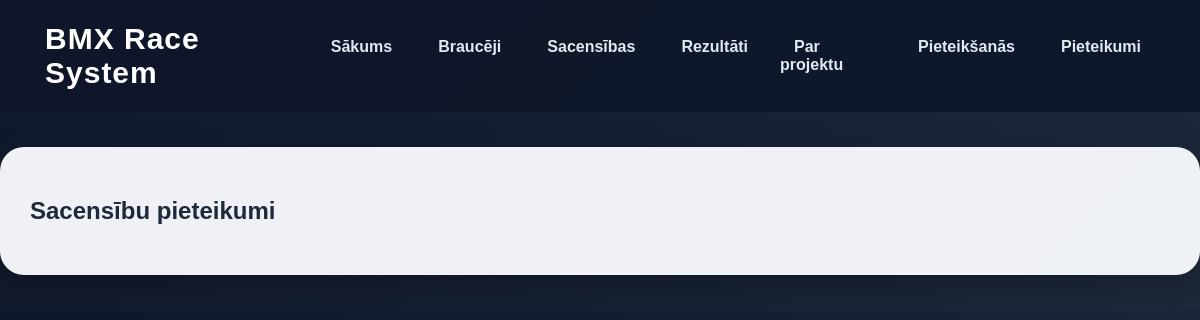
Before: /registrations with the older database file.
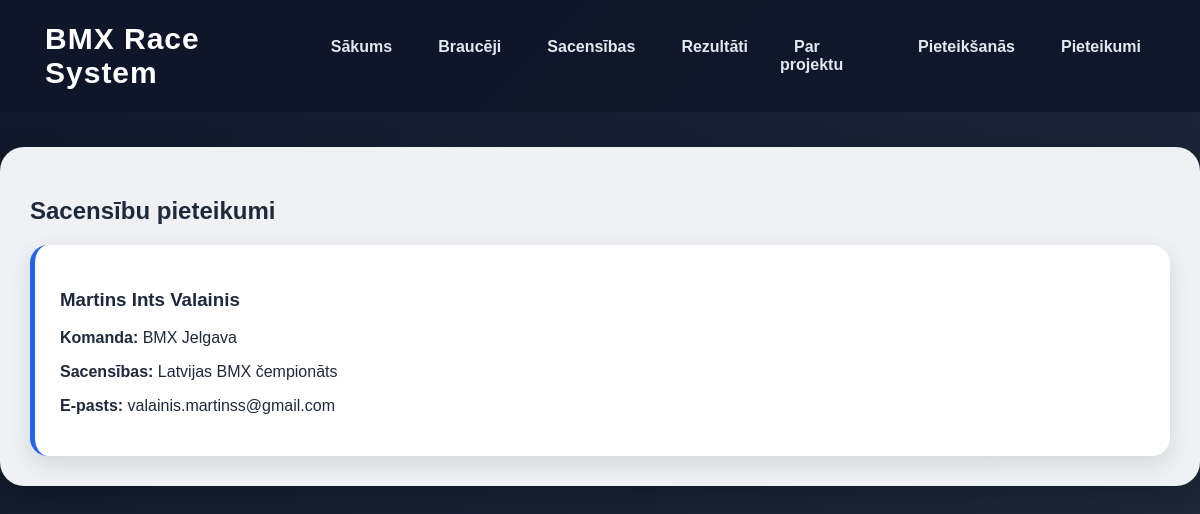
After: the same page with the newer database file.
### tables this page shows
CREATE TABLE registrations (
        id INTEGER PRIMARY KEY AUTOINCREMENT,
        rider_name TEXT NOT NULL,
        team_name TEXT NOT NULL,
        race_id INTEGER,
        email TEXT NOT NULL,
        FOREIGN KEY (race_id) REFERENCES races (id)
    );

CREATE TABLE races (
            id INTEGER PRIMARY KEY AUTOINCREMENT,
            title TEXT NOT NULL,
            race_date TEXT NOT NULL,
            location TEXT NOT NULL
        );

### app.py (the view)
@app.route("/registrations")
def registrations():
    conn = get_db_connection()
    registrations = conn.execute("""
        SELECT registrations.*, races.title AS race_title
        FROM registrations
        JOIN races ON registrations.race_id = races.id
    """).fetchall()
    conn.close()
    return render_template(
        "registrations.html",
        registrations=registrations
    )

### app.py (called while the page is built)
def get_db_connection():
    conn = sqlite3.connect("database.db")
    conn.row_factory = sqlite3.Row
    return conn

### templates/registrations.html
{% extends "base.html" %}
{% block content %}
<h2>Sacensību pieteikumi</h2>
{% for registration in registrations %}
<div class="card">
    <h3>{{ registration.rider_name }}</h3>
    <p><b>Komanda:</b> {{ registration.team_name }}</p>
    <p><b>Sacensības:</b> {{ registration.race_title }}</p>
    <p><b>E-pasts:</b> {{ registration.email }}</p>
</div>
{% endfor %}
{% endblock %}

Changed rows visible on the page:
added registrations: rider_name "Martins Ints Valainis", team_name "BMX Jelgava", race_title "Latvijas BMX čempionāts", email "valainis.martinss@gmail.com"
